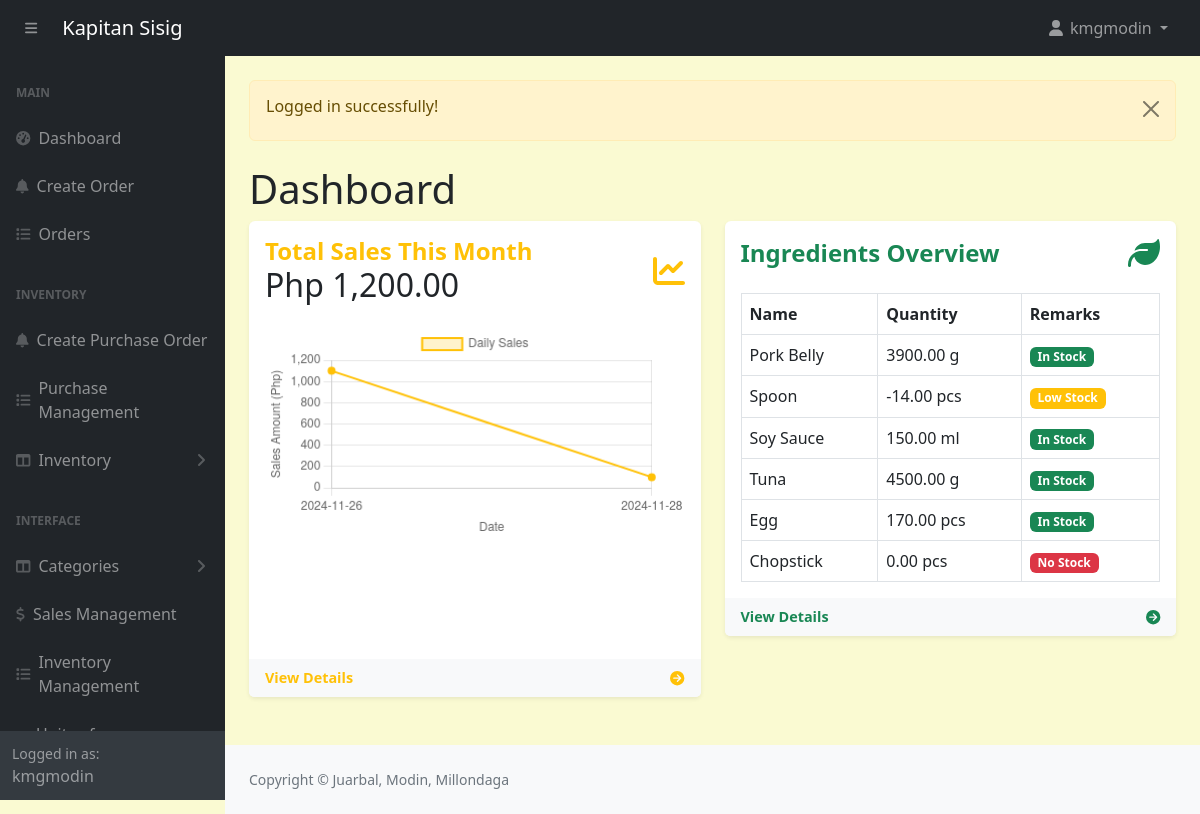
The page /admin/index.php (signed in) on the database its author committed.
### tables this page shows
CREATE TABLE `ingredients` (
  `id` int(11) NOT NULL,
  `name` varchar(191) NOT NULL,
  `unit_id` int(11) NOT NULL,
  `category` varchar(191) NOT NULL,
  `quantity` decimal(10,2) NOT NULL,
  `reorder_point` decimal(10,2) NOT NULL
);

CREATE TABLE `units_of_measure` (
  `id` int(11) NOT NULL,
  `category_id` int(11) DEFAULT NULL,
  `uom_name` varchar(255) DEFAULT NULL,
  `type` enum('reference','bigger','smaller') DEFAULT NULL,
  `ratio` decimal(10,5) DEFAULT NULL,
  `active` tinyint(1) DEFAULT 1,
  `rounding_precision` decimal(10,5) DEFAULT NULL
);

### admin/index.php (the view, shortened to what this page needs)
<?php include('includes/header.php'); ?>
<div class="container-fluid px-4 pb-4">
    <div class="pt-4">
    </div>
    <h1 class="mt-4">Dashboard</h1>
    <div class="row">
        <div class="col-xl-6 col-md-12 mb-4" id="sales-section">
            <div class="card shadow-sm border-0 rounded-lg">
                <div class="card-body">
                    <?php
                    $currentMonth = date('Y-m');
                    $startDate = $currentMonth . '-01';
                    $endDate = date('Y-m-t', strtotime($startDate));
                    $salesQuery = "SELECT DATE(order_date) AS order_day, SUM(total_amount) AS daily_sales
                                   FROM orders
                                   WHERE order_status = 'Completed'
                                   AND order_date BETWEEN '$startDate' AND '$endDate'
                                   GROUP BY DATE(order_date)";
                    $salesResult = mysqli_query($conn, $salesQuery);
                    $salesData = [];
                    $days = [];
                    while ($row = mysqli_fetch_assoc($salesResult)) {
                        $salesData[] = $row['daily_sales'];
                        $days[] = $row['order_day'];
                    }
                    $totalSalesQuery = "SELECT COALESCE(SUM(total_amount), 0) AS total_sales
                                        FROM orders
                                        WHERE order_status = 'Completed'
                                        AND order_date BETWEEN '$startDate' AND '$endDate'";
                    $totalSalesResult = mysqli_query($conn, $totalSalesQuery);
                    $totalSales = $totalSalesResult ? mysqli_fetch_assoc($totalSalesResult)['total_sales'] : 0;
                    ?>
                    <div class="d-flex align-items-center justify-content-between">
                        <div>
                            <h4 class="text-warning">Total Sales This Month</h4>
                            <h2 class="mb-0">Php <?= number_format($totalSales, 2); ?></h2>
                        </div>
                        <i class="fas fa-chart-line fa-2x text-warning"></i>
                    </div>
                    <div class="chart-container mt-4">
                        <canvas id="salesChart"></canvas>
                    </div>
                </div>
                <div class="card-footer bg-light border-0 d-flex align-items-center justify-content-between">
                    <a class="text-warning text-decoration-none" href="sales.php">View Details</a>
                    <i class="fas fa-arrow-circle-right text-warning"></i>
                </div>
            </div>
        </div>
        <div class="col-xl-6 col-md-12 mb-4" id="ingredients-section">
            <div class="card shadow-sm border-0 rounded-lg">
                <div class="card-body">
                    <?php
                    $query = "SELECT ingredients.*, units_of_measure.uom_name AS unit_name
                              FROM ingredients
                              LEFT JOIN units_of_measure ON ingredients.unit_id = units_of_measure.id";
                    $result = mysqli_query($conn, $query);
                    ?>
                    <div class="d-flex align-items-center justify-content-between">
                        <div>
                            <h4 class="text-success">Ingredients Overview</h4>
                        </div>
                        <i class="fas fa-leaf fa-2x text-success"></i>
                    </div>
                    <div class="mt-4 table-container">
                        <table class="table table-bordered mb-0">
                            <thead>
                                <tr>
                                    <th>Name</th>
                                    <th>Quantity</th>
                                    <th>Remarks</th>
                                </tr>
                            </thead>
                            <tbody>
                                <?php while ($row = mysqli_fetch_assoc($result)) : ?>
                                    <tr>
                                        <td><?= htmlspecialchars($row['name']); ?></td>
                                        <td>
                                            <?= htmlspecialchars($row['quantity']); ?>
                                            <?= htmlspecialchars($row['unit_name'] ?: 'N/A'); ?>
                                        </td>
                                        <td>
                                            <?php
                                            if ($row['quantity'] == 0) {
                                                echo '<span class="badge bg-danger">No Stock</span>';
                                            } elseif ($row['quantity'] <= $row['reorder_point']) {
                                                echo '<span class="badge bg-warning">Low Stock</span>';
                                            } else {
                                                echo '<span class="badge bg-success">In Stock</span>';
                                            }
                                            ?>
                                        </td>
                                    </tr>
                                <?php endwhile; ?>
                            </tbody>
                        </table>
                    </div>
                </div>
                <div class="card-footer bg-light border-0 d-flex align-items-center justify-content-between">
                    <a class="text-success text-decoration-none" href="ingredients-view.php">View Details</a>
                    <i class="fas fa-arrow-circle-right text-success"></i>
                </div>
            </div>
        </div>
    </div>
</div>
<script>
    // Prepare data for the chart
    const days = <?= json_encode($days); ?>;
    const salesData = <?= json_encode($salesData); ?>;
    // Initialize Chart.js
    const ctx = document.getElementById('salesChart').getContext('2d');
    new Chart(ctx, {
        type: 'line',
        data: {
            labels: days,
            datasets: [{
                label: 'Daily Sales',
                data: salesData,
                backgroundColor: 'rgba(255, 193, 7, 0.2)',
                borderColor: 'rgba(255, 193, 7, 1)',
                borderWidth: 2,
                tension: 0.4,
                pointBackgroundColor: 'rgba(255, 193, 7, 1)'
            }]
        },
        options: {
            responsive: true,
            plugins: {
                legend: {
                    display: true,
                    position: 'top'
                }
            },
            scales: {
                x: {
                    title: {
                        display: true,
                        text: 'Date'
                    }
                },
                y: {
                    title: {
                        display: true,
                        text: 'Sales Amount (Php)'
                    },
                    beginAtZero: true
                }
            }
        }
    });
    // Adjust the height of both sections to match
    window.onload = function() {
    const salesSection = document.getElementById('sales-section');
    const ingredientsSection = document.getElementById('ingredients-section');
    // Get the height of both sections
    const salesHeight = salesSection.offsetHeight;
    const ingredientsHeight = ingredientsSection.offsetHeight;
    // Set the height of both sections to match the taller one
    const maxHeight = Math.max(salesHeight, ingredientsHeight);
    salesSection.style.height = `${maxHeight}px`;
    ingredientsSection.style.height = `${maxHeight}px`;
};
</script>
<?php include('includes/footer.php'); ?>

### admin/assets/css/custom.css (style rules this page uses)
body { margin: 0; font-family: system-ui, -apple-system, "Segoe UI", Roboto, "Helvetica Neue", "Noto Sans", "Liberation Sans", Arial, sans-serif; font-size: 1rem; font-weight: 400; line-height: 1.5; color: #212529; text-align: left; background-color: #FAFAD2; -webkit-text-size-adjust: 100%; -webkit-tap-highlight-color: rgba(0, 0, 0, 0); }

### admin/index.php (style rules this page uses)
.card { transition: transform 0.3s ease-in-out, box-shadow 0.3s ease-in-out; }
.card-footer { font-size: 0.9rem; }
h4, h2 { margin: 0; }
.text-primary, .text-warning, .text-success { font-weight: bold; }
.chart-container { position: relative; height: 315px; }
.table-container { max-height: 350px; overflow-y: auto; }

### rows shown on the page
ingredients: name "Pork Belly", quantity "3900.00", unit.uom_name "g", reorder_point "In Stock"
ingredients: name "Spoon", quantity "-14.00", unit.uom_name "pcs", reorder_point "Low Stock"
ingredients: name "Soy Sauce", quantity "150.00", unit.uom_name "ml", reorder_point "In Stock"
ingredients: name "Tuna", quantity "4500.00", unit.uom_name "g", reorder_point "In Stock"
ingredients: name "Egg", quantity "170.00", unit.uom_name "pcs", reorder_point "In Stock"
ingredients: name "Chopstick", quantity "0.00", unit.uom_name "pcs", shows "No Stock"

### other values the page prints
$_SESSION['loggedInUser']['username'] "kmgmodin"
$_SESSION['message'] "Logged in successfully!"
$totalSales "1,200.00"
chart data {{ json_encode($days) }} ["2024-11-26","2024-11-28"]
chart data {{ json_encode($salesData) }} ["1100","100"]
